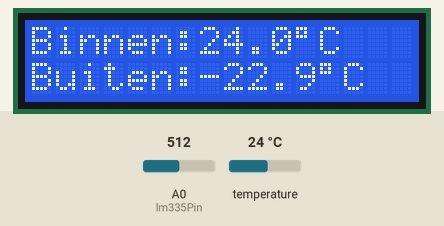
A sketch run on a simulated Arduino Uno, built with avr-gcc and run on an emulated ATmega328P. Shown: 16×2 character LCD. The inputs (shaded band) are chosen by the test bench; at power-on: temperature 24 °C, A0 (lm335Pin) = 512. What the sketch prints to the serial monitor is not drawn.

Above: at 3.2 s.
3.3 s: temperature set to 12 °C
At 4.5 s:
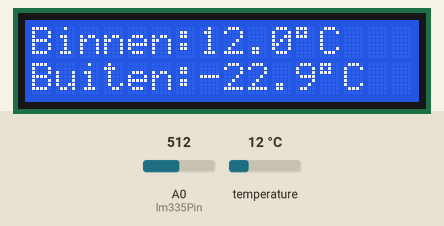
6.0 s: A0 (lm335Pin) set to 716
At 7.2 s:
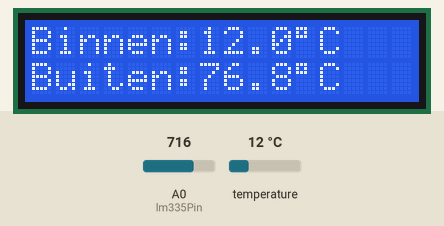
8.7 s: temperature set to 19 °C
At 11.4 s:
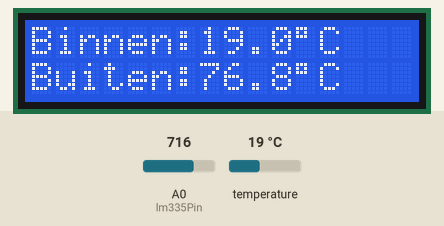
11.7 s: A0 (lm335Pin) set to 900
At 12.9 s:
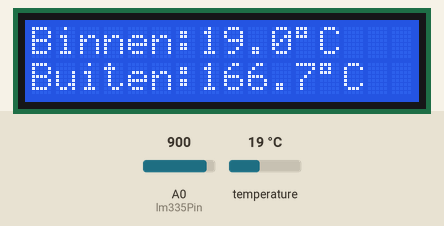
14.4 s: temperature set to 28 °C
At 17.1 s:
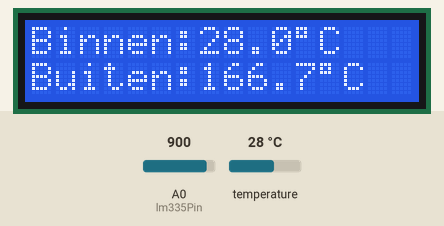
17.8 s: A0 (lm335Pin) set to 1023
At 18.7 s:
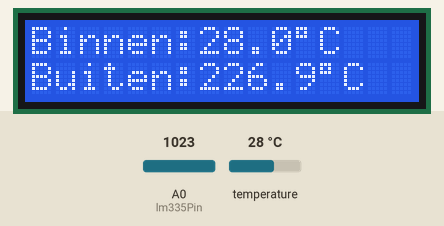
Timing chart, 0 to 20.8 s (numbered marks = the images above; inputs shaded):
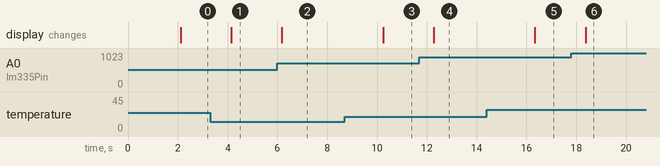

Measured:
- after the input at 3.3 s, the display: changes after 0.84 s (image 1)
- after the input at 6.0 s, the display: changes after 0.18 s (image 2)
- after the input at 8.7 s, the display: changes after 1.5 s (image 3)
- after the input at 11.7 s, the display: changes after 0.57 s (image 4)
- after the input at 14.4 s, the display: changes after 1.9 s (image 5)
- after the input at 17.8 s, the display: changes after 0.57 s (image 6)

The sketch:

Test_temp_sensoren_copy_20260227105157.ino
```cpp
#include <Wire.h>
#include <Adafruit_BMP280.h>
#include <LiquidCrystal_I2C.h>

Adafruit_BMP280 bmp;
LiquidCrystal_I2C lcd(0x27, 16, 2);

const int lm335Pin = A0;

void setup() {
  Serial.begin(9600);
  Wire.begin();

  // BMP280
  if (!bmp.begin(0x76)) {
    Serial.println("BMP280 niet gevonden!");
    while (1);
  }

  // LCD
  lcd.init();
  lcd.backlight();
  lcd.setCursor(0,0);
  lcd.print("Thermometer");
  delay(2000);
  lcd.clear();
}

void loop() {

  // ===== BINNEN (BMP280) =====
  float tempBinnen = bmp.readTemperature();

  // ===== BUITEN (LM335 analoog) =====
  int raw = analogRead(lm335Pin);

  float voltage = raw * (5.0 / 1023.0);
  float tempBuiten = (voltage * 100.0) - 273.15;

  // ===== SERIAL =====
  Serial.print("Binnen: ");
  Serial.print(tempBinnen);
  Serial.print(" C  |  Buiten: ");
  Serial.print(tempBuiten);
  Serial.println(" C");

  // ===== LCD =====
  lcd.setCursor(0, 0);
  lcd.print("Binnen:");
  lcd.print(tempBinnen, 1);
  lcd.print((char)223);
  lcd.print("C  ");

  lcd.setCursor(0, 1);
  lcd.print("Buiten:");
  lcd.print(tempBuiten, 1);
  lcd.print((char)223);
  lcd.print("C  ");

  delay(2000);
}
```
